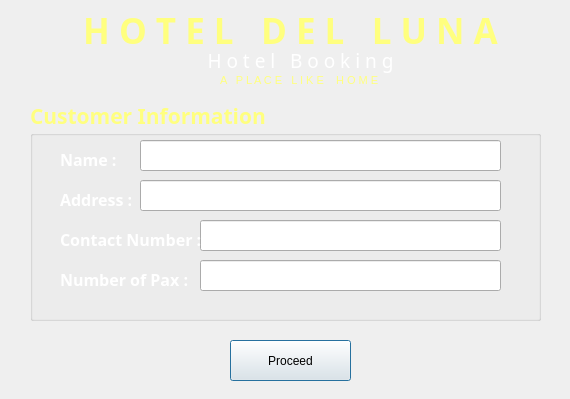
<?xml version="1.0" encoding="UTF-8"?>
<ui version="4.0">
 <class>Dialog</class>
 <widget class="QDialog" name="Dialog">
  <property name="geometry">
   <rect>
    <x>0</x>
    <y>0</y>
    <width>570</width>
    <height>399</height>
   </rect>
  </property>
  <property name="windowTitle">
   <string>Dialog</string>
  </property>
  <widget class="QLabel" name="label">
   <property name="geometry">
    <rect>
     <x>30</x>
     <y>10</y>
     <width>521</width>
     <height>41</height>
    </rect>
   </property>
   <property name="palette">
    <palette>
     <active>
      <colorrole role="WindowText">
       <brush brushstyle="SolidPattern">
        <color alpha="255">
         <red>255</red>
         <green>255</green>
         <blue>127</blue>
        </color>
       </brush>
      </colorrole>
      <colorrole role="Button">
       <brush brushstyle="SolidPattern">
        <color alpha="255">
         <red>255</red>
         <green>255</green>
         <blue>127</blue>
        </color>
       </brush>
      </colorrole>
      <colorrole role="Light">
       <brush brushstyle="SolidPattern">
        <color alpha="255">
         <red>255</red>
         <green>255</green>
         <blue>255</blue>
        </color>
       </brush>
      </colorrole>
      <colorrole role="Midlight">
       <brush brushstyle="SolidPattern">
        <color alpha="255">
         <red>255</red>
         <green>255</green>
         <blue>191</blue>
        </color>
       </brush>
      </colorrole>
      <colorrole role="Dark">
       <brush brushstyle="SolidPattern">
        <color alpha="255">
         <red>127</red>
         <green>127</green>
         <blue>63</blue>
        </color>
       </brush>
      </colorrole>
      <colorrole role="Mid">
       <brush brushstyle="SolidPattern">
        <color alpha="255">
         <red>170</red>
         <green>170</green>
         <blue>84</blue>
        </color>
       </brush>
      </colorrole>
      <colorrole role="Text">
       <brush brushstyle="SolidPattern">
        <color alpha="255">
         <red>0</red>
         <green>0</green>
         <blue>0</blue>
        </color>
       </brush>
      </colorrole>
      <colorrole role="BrightText">
       <brush brushstyle="SolidPattern">
        <color alpha="255">
         <red>255</red>
         <green>255</green>
         <blue>255</blue>
        </color>
       </brush>
      </colorrole>
      <colorrole role="ButtonText">
       <brush brushstyle="SolidPattern">
        <color alpha="255">
         <red>0</red>
         <green>0</green>
         <blue>0</blue>
        </color>
       </brush>
      </colorrole>
      <colorrole role="Base">
       <brush brushstyle="SolidPattern">
        <color alpha="255">
         <red>255</red>
         <green>255</green>
         <blue>255</blue>
        </color>
       </brush>
      </colorrole>
      <colorrole role="Window">
       <brush brushstyle="SolidPattern">
        <color alpha="255">
         <red>255</red>
         <green>255</green>
         <blue>127</blue>
        </color>
       </brush>
      </colorrole>
      <colorrole role="Shadow">
       <brush brushstyle="SolidPattern">
        <color alpha="255">
         <red>0</red>
         <green>0</green>
         <blue>0</blue>
        </color>
       </brush>
      </colorrole>
      <colorrole role="AlternateBase">
       <brush brushstyle="SolidPattern">
        <color alpha="255">
         <red>255</red>
         <green>255</green>
         <blue>191</blue>
        </color>
       </brush>
      </colorrole>
      <colorrole role="ToolTipBase">
       <brush brushstyle="SolidPattern">
        <color alpha="255">
         <red>255</red>
         <green>255</green>
         <blue>220</blue>
        </color>
       </brush>
      </colorrole>
      <colorrole role="ToolTipText">
       <brush brushstyle="SolidPattern">
        <color alpha="255">
         <red>0</red>
         <green>0</green>
         <blue>0</blue>
        </color>
       </brush>
      </colorrole>
      <colorrole role="PlaceholderText">
       <brush brushstyle="NoBrush">
        <color alpha="128">
         <red>0</red>
         <green>0</green>
         <blue>0</blue>
        </color>
       </brush>
      </colorrole>
     </active>
     <inactive>
      <colorrole role="WindowText">
       <brush brushstyle="SolidPattern">
        <color alpha="255">
         <red>255</red>
         <green>255</green>
         <blue>127</blue>
        </color>
       </brush>
      </colorrole>
      <colorrole role="Button">
       <brush brushstyle="SolidPattern">
        <color alpha="255">
         <red>255</red>
         <green>255</green>
         <blue>127</blue>
        </color>
       </brush>
      </colorrole>
      <colorrole role="Light">
       <brush brushstyle="SolidPattern">
        <color alpha="255">
         <red>255</red>
         <green>255</green>
         <blue>255</blue>
        </color>
       </brush>
      </colorrole>
      <colorrole role="Midlight">
       <brush brushstyle="SolidPattern">
        <color alpha="255">
         <red>255</red>
         <green>255</green>
         <blue>191</blue>
        </color>
       </brush>
      </colorrole>
      <colorrole role="Dark">
       <brush brushstyle="SolidPattern">
        <color alpha="255">
         <red>127</red>
         <green>127</green>
         <blue>63</blue>
        </color>
       </brush>
      </colorrole>
      <colorrole role="Mid">
       <brush brushstyle="SolidPattern">
        <color alpha="255">
         <red>170</red>
         <green>170</green>
         <blue>84</blue>
        </color>
       </brush>
      </colorrole>
      <colorrole role="Text">
       <brush brushstyle="SolidPattern">
        <color alpha="255">
         <red>0</red>
         <green>0</green>
         <blue>0</blue>
        </color>
       </brush>
      </colorrole>
      <colorrole role="BrightText">
       <brush brushstyle="SolidPattern">
        <color alpha="255">
         <red>255</red>
         <green>255</green>
         <blue>255</blue>
        </color>
       </brush>
      </colorrole>
      <colorrole role="ButtonText">
       <brush brushstyle="SolidPattern">
        <color alpha="255">
         <red>0</red>
         <green>0</green>
         <blue>0</blue>
        </color>
       </brush>
      </colorrole>
      <colorrole role="Base">
       <brush brushstyle="SolidPattern">
        <color alpha="255">
         <red>255</red>
         <green>255</green>
         <blue>255</blue>
        </color>
       </brush>
      </colorrole>
      <colorrole role="Window">
       <brush brushstyle="SolidPattern">
        <color alpha="255">
         <red>255</red>
         <green>255</green>
         <blue>127</blue>
        </color>
       </brush>
      </colorrole>
      <colorrole role="Shadow">
       <brush brushstyle="SolidPattern">
        <color alpha="255">
         <red>0</red>
         <green>0</green>
         <blue>0</blue>
        </color>
       </brush>
      </colorrole>
      <colorrole role="AlternateBase">
       <brush brushstyle="SolidPattern">
        <color alpha="255">
         <red>255</red>
         <green>255</green>
         <blue>191</blue>
        </color>
       </brush>
      </colorrole>
      <colorrole role="ToolTipBase">
       <brush brushstyle="SolidPattern">
        <color alpha="255">
         <red>255</red>
         <green>255</green>
         <blue>220</blue>
        </color>
       </brush>
      </colorrole>
      <colorrole role="ToolTipText">
       <brush brushstyle="SolidPattern">
        <color alpha="255">
         <red>0</red>
         <green>0</green>
         <blue>0</blue>
        </color>
       </brush>
      </colorrole>
      <colorrole role="PlaceholderText">
       <brush brushstyle="NoBrush">
        <color alpha="128">
         <red>0</red>
         <green>0</green>
         <blue>0</blue>
        </color>
       </brush>
      </colorrole>
     </inactive>
     <disabled>
      <colorrole role="WindowText">
       <brush brushstyle="SolidPattern">
        <color alpha="255">
         <red>127</red>
         <green>127</green>
         <blue>63</blue>
        </color>
       </brush>
      </colorrole>
      <colorrole role="Button">
       <brush brushstyle="SolidPattern">
        <color alpha="255">
         <red>255</red>
         <green>255</green>
         <blue>127</blue>
        </color>
       </brush>
      </colorrole>
      <colorrole role="Light">
       <brush brushstyle="SolidPattern">
        <color alpha="255">
         <red>255</red>
         <green>255</green>
         <blue>255</blue>
        </color>
       </brush>
      </colorrole>
      <colorrole role="Midlight">
       <brush brushstyle="SolidPattern">
        <color alpha="255">
         <red>255</red>
         <green>255</green>
         <blue>191</blue>
        </color>
       </brush>
      </colorrole>
      <colorrole role="Dark">
       <brush brushstyle="SolidPattern">
        <color alpha="255">
         <red>127</red>
         <green>127</green>
         <blue>63</blue>
        </color>
       </brush>
      </colorrole>
      <colorrole role="Mid">
       <brush brushstyle="SolidPattern">
        <color alpha="255">
         <red>170</red>
         <green>170</green>
         <blue>84</blue>
        </color>
       </brush>
      </colorrole>
      <colorrole role="Text">
       <brush brushstyle="SolidPattern">
        <color alpha="255">
         <red>127</red>
         <green>127</green>
         <blue>63</blue>
        </color>
       </brush>
      </colorrole>
      <colorrole role="BrightText">
       <brush brushstyle="SolidPattern">
        <color alpha="255">
         <red>255</red>
         <green>255</green>
         <blue>255</blue>
        </color>
       </brush>
      </colorrole>
      <colorrole role="ButtonText">
       <brush brushstyle="SolidPattern">
        <color alpha="255">
         <red>127</red>
         <green>127</green>
         <blue>63</blue>
        </color>
       </brush>
      </colorrole>
      <colorrole role="Base">
       <brush brushstyle="SolidPattern">
        <color alpha="255">
         <red>255</red>
         <green>255</green>
         <blue>127</blue>
        </color>
       </brush>
      </colorrole>
      <colorrole role="Window">
       <brush brushstyle="SolidPattern">
        <color alpha="255">
         <red>255</red>
         <green>255</green>
         <blue>127</blue>
        </color>
       </brush>
      </colorrole>
      <colorrole role="Shadow">
       <brush brushstyle="SolidPattern">
        <color alpha="255">
         <red>0</red>
         <green>0</green>
         <blue>0</blue>
        </color>
       </brush>
      </colorrole>
      <colorrole role="AlternateBase">
       <brush brushstyle="SolidPattern">
        <color alpha="255">
         <red>255</red>
         <green>255</green>
         <blue>127</blue>
        </color>
       </brush>
      </colorrole>
      <colorrole role="ToolTipBase">
       <brush brushstyle="SolidPattern">
        <color alpha="255">
         <red>255</red>
         <green>255</green>
         <blue>220</blue>
        </color>
       </brush>
      </colorrole>
      <colorrole role="ToolTipText">
       <brush brushstyle="SolidPattern">
        <color alpha="255">
         <red>0</red>
         <green>0</green>
         <blue>0</blue>
        </color>
       </brush>
      </colorrole>
      <colorrole role="PlaceholderText">
       <brush brushstyle="NoBrush">
        <color alpha="128">
         <red>0</red>
         <green>0</green>
         <blue>0</blue>
        </color>
       </brush>
      </colorrole>
     </disabled>
    </palette>
   </property>
   <property name="font">
    <font>
     <family>Century Gothic</family>
     <pointsize>26</pointsize>
     <weight>75</weight>
     <bold>true</bold>
    </font>
   </property>
   <property name="toolTipDuration">
    <number>-4</number>
   </property>
   <property name="autoFillBackground">
    <bool>false</bool>
   </property>
   <property name="text">
    <string>H O T E L   D E L   L U N A</string>
   </property>
   <property name="alignment">
    <set>Qt::AlignCenter</set>
   </property>
  </widget>
  <widget class="QLabel" name="label_2">
   <property name="geometry">
    <rect>
     <x>40</x>
     <y>40</y>
     <width>521</width>
     <height>41</height>
    </rect>
   </property>
   <property name="palette">
    <palette>
     <active>
      <colorrole role="WindowText">
       <brush brushstyle="SolidPattern">
        <color alpha="255">
         <red>255</red>
         <green>255</green>
         <blue>255</blue>
        </color>
       </brush>
      </colorrole>
      <colorrole role="Button">
       <brush brushstyle="SolidPattern">
        <color alpha="255">
         <red>255</red>
         <green>255</green>
         <blue>127</blue>
        </color>
       </brush>
      </colorrole>
      <colorrole role="Light">
       <brush brushstyle="SolidPattern">
        <color alpha="255">
         <red>255</red>
         <green>255</green>
         <blue>255</blue>
        </color>
       </brush>
      </colorrole>
      <colorrole role="Midlight">
       <brush brushstyle="SolidPattern">
        <color alpha="255">
         <red>255</red>
         <green>255</green>
         <blue>191</blue>
        </color>
       </brush>
      </colorrole>
      <colorrole role="Dark">
       <brush brushstyle="SolidPattern">
        <color alpha="255">
         <red>127</red>
         <green>127</green>
         <blue>63</blue>
        </color>
       </brush>
      </colorrole>
      <colorrole role="Mid">
       <brush brushstyle="SolidPattern">
        <color alpha="255">
         <red>170</red>
         <green>170</green>
         <blue>84</blue>
        </color>
       </brush>
      </colorrole>
      <colorrole role="Text">
       <brush brushstyle="SolidPattern">
        <color alpha="255">
         <red>0</red>
         <green>0</green>
         <blue>0</blue>
        </color>
       </brush>
      </colorrole>
      <colorrole role="BrightText">
       <brush brushstyle="SolidPattern">
        <color alpha="255">
         <red>255</red>
         <green>255</green>
         <blue>255</blue>
        </color>
       </brush>
      </colorrole>
      <colorrole role="ButtonText">
       <brush brushstyle="SolidPattern">
        <color alpha="255">
         <red>0</red>
         <green>0</green>
         <blue>0</blue>
        </color>
       </brush>
      </colorrole>
      <colorrole role="Base">
       <brush brushstyle="SolidPattern">
        <color alpha="255">
         <red>255</red>
         <green>255</green>
         <blue>255</blue>
        </color>
       </brush>
      </colorrole>
      <colorrole role="Window">
       <brush brushstyle="SolidPattern">
        <color alpha="255">
         <red>255</red>
         <green>255</green>
         <blue>127</blue>
        </color>
       </brush>
      </colorrole>
      <colorrole role="Shadow">
       <brush brushstyle="SolidPattern">
        <color alpha="255">
         <red>0</red>
         <green>0</green>
         <blue>0</blue>
        </color>
       </brush>
      </colorrole>
      <colorrole role="AlternateBase">
       <brush brushstyle="SolidPattern">
        <color alpha="255">
         <red>255</red>
         <green>255</green>
         <blue>191</blue>
        </color>
       </brush>
      </colorrole>
      <colorrole role="ToolTipBase">
       <brush brushstyle="SolidPattern">
        <color alpha="255">
         <red>255</red>
         <green>255</green>
         <blue>220</blue>
        </color>
       </brush>
      </colorrole>
      <colorrole role="ToolTipText">
       <brush brushstyle="SolidPattern">
        <color alpha="255">
         <red>0</red>
         <green>0</green>
         <blue>0</blue>
        </color>
       </brush>
      </colorrole>
      <colorrole role="PlaceholderText">
       <brush brushstyle="NoBrush">
        <color alpha="128">
         <red>0</red>
         <green>0</green>
         <blue>0</blue>
        </color>
       </brush>
      </colorrole>
     </active>
     <inactive>
      <colorrole role="WindowText">
       <brush brushstyle="SolidPattern">
        <color alpha="255">
         <red>255</red>
         <green>255</green>
         <blue>255</blue>
        </color>
       </brush>
      </colorrole>
      <colorrole role="Button">
       <brush brushstyle="SolidPattern">
        <color alpha="255">
         <red>255</red>
         <green>255</green>
         <blue>127</blue>
        </color>
       </brush>
      </colorrole>
      <colorrole role="Light">
       <brush brushstyle="SolidPattern">
        <color alpha="255">
         <red>255</red>
         <green>255</green>
         <blue>255</blue>
        </color>
       </brush>
      </colorrole>
      <colorrole role="Midlight">
       <brush brushstyle="SolidPattern">
        <color alpha="255">
         <red>255</red>
         <green>255</green>
         <blue>191</blue>
        </color>
       </brush>
      </colorrole>
      <colorrole role="Dark">
       <brush brushstyle="SolidPattern">
        <color alpha="255">
         <red>127</red>
         <green>127</green>
         <blue>63</blue>
        </color>
       </brush>
      </colorrole>
      <colorrole role="Mid">
       <brush brushstyle="SolidPattern">
        <color alpha="255">
         <red>170</red>
         <green>170</green>
         <blue>84</blue>
        </color>
       </brush>
      </colorrole>
      <colorrole role="Text">
       <brush brushstyle="SolidPattern">
        <color alpha="255">
         <red>0</red>
         <green>0</green>
         <blue>0</blue>
        </color>
       </brush>
      </colorrole>
      <colorrole role="BrightText">
       <brush brushstyle="SolidPattern">
        <color alpha="255">
         <red>255</red>
         <green>255</green>
         <blue>255</blue>
        </color>
       </brush>
      </colorrole>
      <colorrole role="ButtonText">
       <brush brushstyle="SolidPattern">
        <color alpha="255">
         <red>0</red>
         <green>0</green>
         <blue>0</blue>
        </color>
       </brush>
      </colorrole>
      <colorrole role="Base">
       <brush brushstyle="SolidPattern">
        <color alpha="255">
         <red>255</red>
         <green>255</green>
         <blue>255</blue>
        </color>
       </brush>
      </colorrole>
      <colorrole role="Window">
       <brush brushstyle="SolidPattern">
        <color alpha="255">
         <red>255</red>
         <green>255</green>
         <blue>127</blue>
        </color>
       </brush>
      </colorrole>
      <colorrole role="Shadow">
       <brush brushstyle="SolidPattern">
        <color alpha="255">
         <red>0</red>
         <green>0</green>
         <blue>0</blue>
        </color>
       </brush>
      </colorrole>
      <colorrole role="AlternateBase">
       <brush brushstyle="SolidPattern">
        <color alpha="255">
         <red>255</red>
         <green>255</green>
         <blue>191</blue>
        </color>
       </brush>
      </colorrole>
      <colorrole role="ToolTipBase">
       <brush brushstyle="SolidPattern">
        <color alpha="255">
         <red>255</red>
         <green>255</green>
         <blue>220</blue>
        </color>
       </brush>
      </colorrole>
      <colorrole role="ToolTipText">
       <brush brushstyle="SolidPattern">
        <color alpha="255">
         <red>0</red>
         <green>0</green>
         <blue>0</blue>
        </color>
       </brush>
      </colorrole>
      <colorrole role="PlaceholderText">
       <brush brushstyle="NoBrush">
        <color alpha="128">
         <red>0</red>
         <green>0</green>
         <blue>0</blue>
        </color>
       </brush>
      </colorrole>
     </inactive>
     <disabled>
      <colorrole role="WindowText">
       <brush brushstyle="SolidPattern">
        <color alpha="255">
         <red>127</red>
         <green>127</green>
         <blue>63</blue>
        </color>
       </brush>
      </colorrole>
      <colorrole role="Button">
       <brush brushstyle="SolidPattern">
        <color alpha="255">
         <red>255</red>
         <green>255</green>
         <blue>127</blue>
        </color>
       </brush>
      </colorrole>
      <colorrole role="Light">
       <brush brushstyle="SolidPattern">
        <color alpha="255">
         <red>255</red>
         <green>255</green>
         <blue>255</blue>
        </color>
       </brush>
      </colorrole>
      <colorrole role="Midlight">
       <brush brushstyle="SolidPattern">
        <color alpha="255">
         <red>255</red>
         <green>255</green>
         <blue>191</blue>
        </color>
       </brush>
      </colorrole>
      <colorrole role="Dark">
       <brush brushstyle="SolidPattern">
        <color alpha="255">
         <red>127</red>
         <green>127</green>
         <blue>63</blue>
        </color>
       </brush>
      </colorrole>
      <colorrole role="Mid">
       <brush brushstyle="SolidPattern">
        <color alpha="255">
         <red>170</red>
         <green>170</green>
         <blue>84</blue>
        </color>
       </brush>
      </colorrole>
      <colorrole role="Text">
       <brush brushstyle="SolidPattern">
        <color alpha="255">
         <red>127</red>
         <green>127</green>
         <blue>63</blue>
        </color>
       </brush>
      </colorrole>
      <colorrole role="BrightText">
       <brush brushstyle="SolidPattern">
        <color alpha="255">
         <red>255</red>
         <green>255</green>
         <blue>255</blue>
        </color>
       </brush>
      </colorrole>
      <colorrole role="ButtonText">
       <brush brushstyle="SolidPattern">
        <color alpha="255">
         <red>127</red>
         <green>127</green>
         <blue>63</blue>
        </color>
       </brush>
      </colorrole>
      <colorrole role="Base">
       <brush brushstyle="SolidPattern">
        <color alpha="255">
         <red>255</red>
         <green>255</green>
         <blue>127</blue>
        </color>
       </brush>
      </colorrole>
      <colorrole role="Window">
       <brush brushstyle="SolidPattern">
        <color alpha="255">
         <red>255</red>
         <green>255</green>
         <blue>127</blue>
        </color>
       </brush>
      </colorrole>
      <colorrole role="Shadow">
       <brush brushstyle="SolidPattern">
        <color alpha="255">
         <red>0</red>
         <green>0</green>
         <blue>0</blue>
        </color>
       </brush>
      </colorrole>
      <colorrole role="AlternateBase">
       <brush brushstyle="SolidPattern">
        <color alpha="255">
         <red>255</red>
         <green>255</green>
         <blue>127</blue>
        </color>
       </brush>
      </colorrole>
      <colorrole role="ToolTipBase">
       <brush brushstyle="SolidPattern">
        <color alpha="255">
         <red>255</red>
         <green>255</green>
         <blue>220</blue>
        </color>
       </brush>
      </colorrole>
      <colorrole role="ToolTipText">
       <brush brushstyle="SolidPattern">
        <color alpha="255">
         <red>0</red>
         <green>0</green>
         <blue>0</blue>
        </color>
       </brush>
      </colorrole>
      <colorrole role="PlaceholderText">
       <brush brushstyle="NoBrush">
        <color alpha="128">
         <red>0</red>
         <green>0</green>
         <blue>0</blue>
        </color>
       </brush>
      </colorrole>
     </disabled>
    </palette>
   </property>
   <property name="font">
    <font>
     <family>Century Gothic</family>
     <pointsize>14</pointsize>
     <weight>50</weight>
     <bold>false</bold>
    </font>
   </property>
   <property name="toolTipDuration">
    <number>-4</number>
   </property>
   <property name="autoFillBackground">
    <bool>false</bool>
   </property>
   <property name="text">
    <string>H o t e l   B o o k i n g</string>
   </property>
   <property name="alignment">
    <set>Qt::AlignCenter</set>
   </property>
  </widget>
  <widget class="QGroupBox" name="groupBox">
   <property name="geometry">
    <rect>
     <x>30</x>
     <y>100</y>
     <width>511</width>
     <height>221</height>
    </rect>
   </property>
   <property name="palette">
    <palette>
     <active>
      <colorrole role="WindowText">
       <brush brushstyle="SolidPattern">
        <color alpha="255">
         <red>255</red>
         <green>255</green>
         <blue>127</blue>
        </color>
       </brush>
      </colorrole>
     </active>
     <inactive>
      <colorrole role="WindowText">
       <brush brushstyle="SolidPattern">
        <color alpha="255">
         <red>255</red>
         <green>255</green>
         <blue>127</blue>
        </color>
       </brush>
      </colorrole>
     </inactive>
     <disabled>
      <colorrole role="WindowText">
       <brush brushstyle="SolidPattern">
        <color alpha="255">
         <red>120</red>
         <green>120</green>
         <blue>120</blue>
        </color>
       </brush>
      </colorrole>
     </disabled>
    </palette>
   </property>
   <property name="font">
    <font>
     <family>Century Gothic</family>
     <pointsize>16</pointsize>
     <weight>75</weight>
     <bold>true</bold>
    </font>
   </property>
   <property name="focusPolicy">
    <enum>Qt::NoFocus</enum>
   </property>
   <property name="autoFillBackground">
    <bool>false</bool>
   </property>
   <property name="title">
    <string>Customer Information</string>
   </property>
   <property name="flat">
    <bool>false</bool>
   </property>
   <widget class="QLabel" name="label_3">
    <property name="geometry">
     <rect>
      <x>30</x>
      <y>50</y>
      <width>91</width>
      <height>19</height>
     </rect>
    </property>
    <property name="palette">
     <palette>
      <active>
       <colorrole role="WindowText">
        <brush brushstyle="SolidPattern">
         <color alpha="255">
          <red>255</red>
          <green>255</green>
          <blue>255</blue>
         </color>
        </brush>
       </colorrole>
      </active>
      <inactive>
       <colorrole role="WindowText">
        <brush brushstyle="SolidPattern">
         <color alpha="255">
          <red>255</red>
          <green>255</green>
          <blue>255</blue>
         </color>
        </brush>
       </colorrole>
      </inactive>
      <disabled>
       <colorrole role="WindowText">
        <brush brushstyle="SolidPattern">
         <color alpha="255">
          <red>120</red>
          <green>120</green>
          <blue>120</blue>
         </color>
        </brush>
       </colorrole>
      </disabled>
     </palette>
    </property>
    <property name="font">
     <font>
      <family>Century Gothic</family>
      <pointsize>12</pointsize>
     </font>
    </property>
    <property name="text">
     <string>Name :</string>
    </property>
   </widget>
   <widget class="QLineEdit" name="txtName">
    <property name="geometry">
     <rect>
      <x>110</x>
      <y>40</y>
      <width>361</width>
      <height>31</height>
     </rect>
    </property>
   </widget>
   <widget class="QLabel" name="label_4">
    <property name="geometry">
     <rect>
      <x>30</x>
      <y>90</y>
      <width>71</width>
      <height>19</height>
     </rect>
    </property>
    <property name="palette">
     <palette>
      <active>
       <colorrole role="WindowText">
        <brush brushstyle="SolidPattern">
         <color alpha="255">
          <red>255</red>
          <green>255</green>
          <blue>255</blue>
         </color>
        </brush>
       </colorrole>
      </active>
      <inactive>
       <colorrole role="WindowText">
        <brush brushstyle="SolidPattern">
         <color alpha="255">
          <red>255</red>
          <green>255</green>
          <blue>255</blue>
         </color>
        </brush>
       </colorrole>
      </inactive>
      <disabled>
       <colorrole role="WindowText">
        <brush brushstyle="SolidPattern">
         <color alpha="255">
          <red>120</red>
          <green>120</green>
          <blue>120</blue>
         </color>
        </brush>
       </colorrole>
      </disabled>
     </palette>
    </property>
    <property name="font">
     <font>
      <family>Century Gothic</family>
      <pointsize>12</pointsize>
     </font>
    </property>
    <property name="text">
     <string>Address :</string>
    </property>
   </widget>
   <widget class="QLineEdit" name="txtAddress">
    <property name="geometry">
     <rect>
      <x>110</x>
      <y>80</y>
      <width>361</width>
      <height>31</height>
     </rect>
    </property>
   </widget>
   <widget class="QLineEdit" name="txtContact">
    <property name="geometry">
     <rect>
      <x>170</x>
      <y>120</y>
      <width>301</width>
      <height>31</height>
     </rect>
    </property>
   </widget>
   <widget class="QLabel" name="label_5">
    <property name="geometry">
     <rect>
      <x>30</x>
      <y>130</y>
      <width>141</width>
      <height>19</height>
     </rect>
    </property>
    <property name="palette">
     <palette>
      <active>
       <colorrole role="WindowText">
        <brush brushstyle="SolidPattern">
         <color alpha="255">
          <red>255</red>
          <green>255</green>
          <blue>255</blue>
         </color>
        </brush>
       </colorrole>
      </active>
      <inactive>
       <colorrole role="WindowText">
        <brush brushstyle="SolidPattern">
         <color alpha="255">
          <red>255</red>
          <green>255</green>
          <blue>255</blue>
         </color>
        </brush>
       </colorrole>
      </inactive>
      <disabled>
       <colorrole role="WindowText">
        <brush brushstyle="SolidPattern">
         <color alpha="255">
          <red>120</red>
          <green>120</green>
          <blue>120</blue>
         </color>
        </brush>
       </colorrole>
      </disabled>
     </palette>
    </property>
    <property name="font">
     <font>
      <family>Century Gothic</family>
      <pointsize>12</pointsize>
     </font>
    </property>
    <property name="text">
     <string>Contact Number :</string>
    </property>
   </widget>
   <widget class="QLabel" name="label_7">
    <property name="geometry">
     <rect>
      <x>30</x>
      <y>170</y>
      <width>141</width>
      <height>19</height>
     </rect>
    </property>
    <property name="palette">
     <palette>
      <active>
       <colorrole role="WindowText">
        <brush brushstyle="SolidPattern">
         <color alpha="255">
          <red>255</red>
          <green>255</green>
          <blue>255</blue>
         </color>
        </brush>
       </colorrole>
      </active>
      <inactive>
       <colorrole role="WindowText">
        <brush brushstyle="SolidPattern">
         <color alpha="255">
          <red>255</red>
          <green>255</green>
          <blue>255</blue>
         </color>
        </brush>
       </colorrole>
      </inactive>
      <disabled>
       <colorrole role="WindowText">
        <brush brushstyle="SolidPattern">
         <color alpha="255">
          <red>120</red>
          <green>120</green>
          <blue>120</blue>
         </color>
        </brush>
       </colorrole>
      </disabled>
     </palette>
    </property>
    <property name="font">
     <font>
      <family>Century Gothic</family>
      <pointsize>12</pointsize>
     </font>
    </property>
    <property name="text">
     <string>Number of Pax :</string>
    </property>
   </widget>
   <widget class="QLineEdit" name="txtPax">
    <property name="geometry">
     <rect>
      <x>170</x>
      <y>160</y>
      <width>301</width>
      <height>31</height>
     </rect>
    </property>
   </widget>
  </widget>
  <widget class="QPushButton" name="btnProceed">
   <property name="geometry">
    <rect>
     <x>230</x>
     <y>340</y>
     <width>121</width>
     <height>41</height>
    </rect>
   </property>
   <property name="text">
    <string>Proceed</string>
   </property>
  </widget>
  <widget class="QLabel" name="label_6">
   <property name="geometry">
    <rect>
     <x>0</x>
     <y>0</y>
     <width>741</width>
     <height>421</height>
    </rect>
   </property>
   <property name="autoFillBackground">
    <bool>true</bool>
   </property>
   <property name="text">
    <string/>
   </property>
   <property name="pixmap">
    <pixmap>192077101_444865813916608_8590922805798504213_n.jpg</pixmap>
   </property>
   <property name="scaledContents">
    <bool>true</bool>
   </property>
  </widget>
  <widget class="QLabel" name="label_8">
   <property name="geometry">
    <rect>
     <x>220</x>
     <y>70</y>
     <width>171</width>
     <height>20</height>
    </rect>
   </property>
   <property name="palette">
    <palette>
     <active>
      <colorrole role="WindowText">
       <brush brushstyle="SolidPattern">
        <color alpha="255">
         <red>255</red>
         <green>255</green>
         <blue>127</blue>
        </color>
       </brush>
      </colorrole>
     </active>
     <inactive>
      <colorrole role="WindowText">
       <brush brushstyle="SolidPattern">
        <color alpha="255">
         <red>255</red>
         <green>255</green>
         <blue>127</blue>
        </color>
       </brush>
      </colorrole>
     </inactive>
     <disabled>
      <colorrole role="WindowText">
       <brush brushstyle="SolidPattern">
        <color alpha="255">
         <red>120</red>
         <green>120</green>
         <blue>120</blue>
        </color>
       </brush>
      </colorrole>
     </disabled>
    </palette>
   </property>
   <property name="font">
    <font>
     <pointsize>8</pointsize>
    </font>
   </property>
   <property name="text">
    <string>A   P L A C E   L I K E    H O M E</string>
   </property>
  </widget>
  <zorder>label_6</zorder>
  <zorder>label</zorder>
  <zorder>label_2</zorder>
  <zorder>groupBox</zorder>
  <zorder>btnProceed</zorder>
  <zorder>label_8</zorder>
 </widget>
 <resources/>
 <connections/>
</ui>
